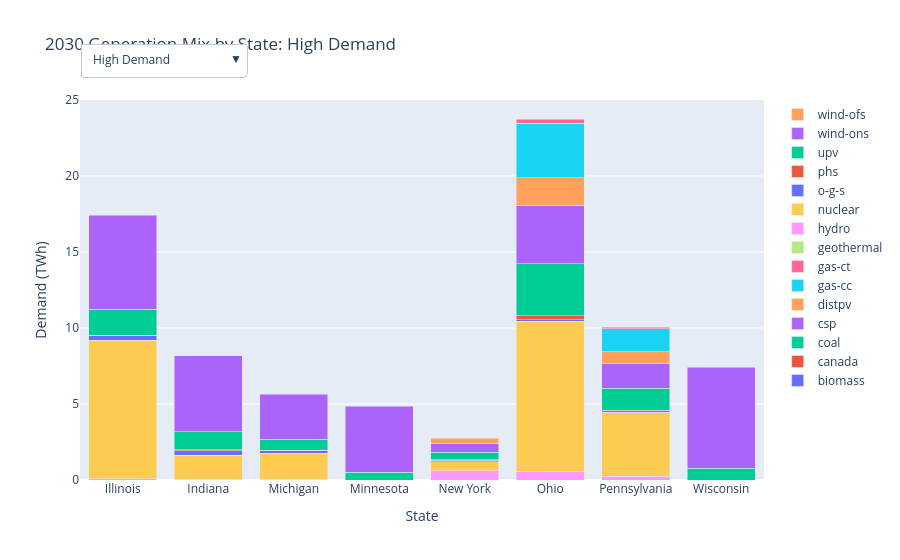

Here is the notebook cell this chart was saved with:
### Code cell
fig_tech_mix = go.Figure()
n_tech = len(tech_mix_factors)

#get the technology mix from 

for i, s in enumerate(scenarios):
    sub = gen_2030[gen_2030["Scenario_ID"] == s].sort_values("State")
    for tech in tech_mix_factors:
        fig_tech_mix.add_trace(go.Bar(
            x=sub["State"],
            y=sub[tech] / 1e6,  # Convert MWh to TWh
            name=tech,
            showlegend=(i == 0),  # Show legend only for the first scenario
            visible=(i == 0),  # Show only the first scenario initially
            hovertemplate=f"{tech}: " + "%{y:.2f} TWh<extra></extra>",
    ))
buttons = []
for i, s in enumerate(scenarios):
    visible = [False] * (len(scenarios) * n_tech)
    visible[i * n_tech:(i + 1) * n_tech] = [True] * n_tech   # turn on this scenario's 15 traces
    buttons.append(dict(
        label=scenario_names[s], method="update", args=[{"visible": visible}, 
              {"title": f"2030 Generation Mix by State: {scenario_names[s]}"}],
              ))

fig_tech_mix.update_layout(
    barmode="stack",
    title=f"2030 Generation Mix by State: {scenario_names[scenarios[0]]}",
    xaxis_title="State",
    yaxis_title="Demand (TWh)",
    updatemenus=[dict(buttons=buttons, x=0, xanchor="left", y=1.15, yanchor="top")],
)

fig_tech_mix.show()
fig_tech_mix.write_html("2030_energy_generation_tech_mix.html",include_plotlyjs="cdn")
